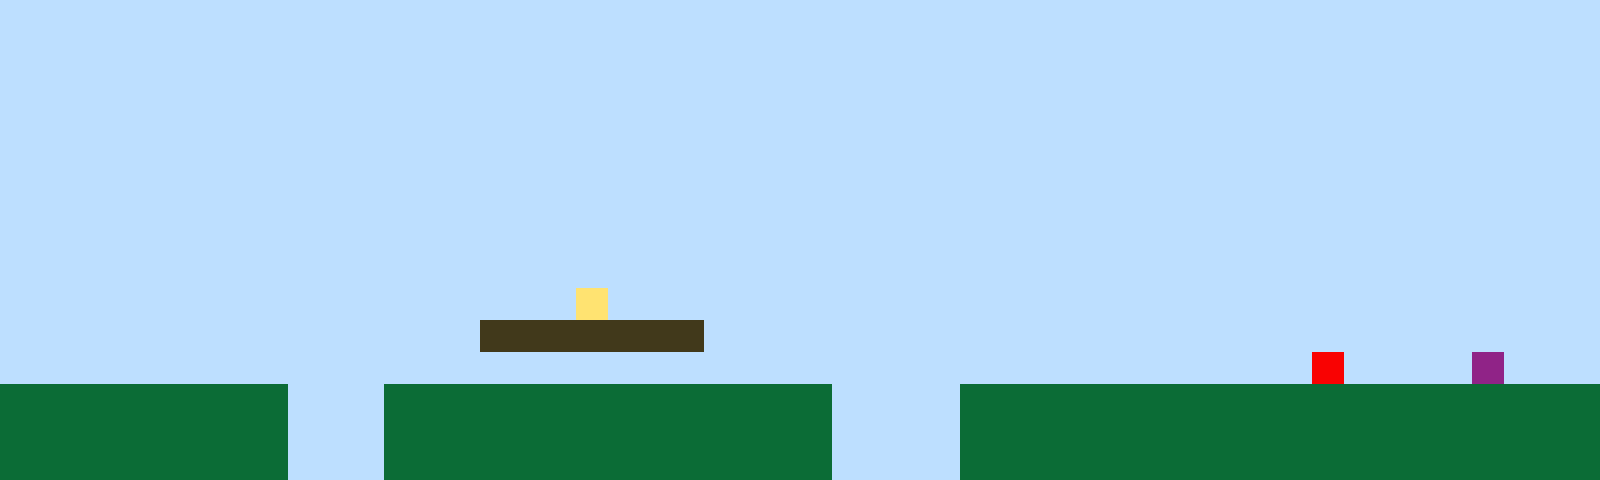

This game map was drawn from its Tiled (.tmx) file and the tilesets committed beside it. A one-line description and the full map source follow:
An orthogonal 50x15 tile map with 32x32 px tiles, 1 tile layer (Tile Layer 1).

<map version="1.10" tiledversion="1.11.2" orientation="orthogonal" renderorder="right-up" width="50" height="15" tilewidth="32" tileheight="32" infinite="0" nextlayerid="2" nextobjectid="1"><editorsettings><export target="map1.csv" format="csv" /></editorsettings><tileset firstgid="1" name="sprites" tilewidth="32" tileheight="32" tilecount="6" columns="3"><image source="sprites.png" width="96" height="64" /></tileset><layer id="1" name="Tile Layer 1" width="50" height="15"><data encoding="csv">1,1,1,1,1,1,1,1,1,1,1,1,1,1,1,1,1,1,1,1,1,1,1,1,1,1,1,1,1,1,1,1,1,1,1,1,1,1,1,1,1,1,1,1,1,1,1,1,1,1,1,1,1,1,1,1,1,1,1,1,1,1,1,1,1,1,1,1,1,1,1,1,1,1,1,1,1,1,1,1,1,1,1,1,1,1,1,1,1,1,1,1,1,1,1,1,1,1,1,1,1,1,1,1,1,1,1,1,1,1,1,1,1,1,1,1,1,1,1,1,1,1,1,1,1,1,1,1,1,1,1,1,1,1,1,1,1,1,1,1,1,1,1,1,1,1,1,1,1,1,1,1,1,1,1,1,1,1,1,1,1,1,1,1,1,1,1,1,1,1,1,1,1,1,1,1,1,1,1,1,1,1,1,1,1,1,1,1,1,1,1,1,1,1,1,1,1,1,1,1,1,1,1,1,1,1,1,1,1,1,1,1,1,1,1,1,1,1,1,1,1,1,1,1,1,1,1,1,1,1,1,1,1,1,1,1,1,1,1,1,1,1,1,1,1,1,1,1,1,1,1,1,1,1,1,1,1,1,1,1,1,1,1,1,1,1,1,1,1,1,1,1,1,1,1,1,1,1,1,1,1,1,1,1,1,1,1,1,1,1,1,1,1,1,1,1,1,1,1,1,1,1,1,1,1,1,1,1,1,1,1,1,1,1,1,1,1,1,1,1,1,1,1,1,1,1,1,1,1,1,1,1,1,1,1,1,1,1,1,1,1,1,1,1,1,1,1,1,1,1,1,1,1,1,1,1,1,1,1,1,1,1,1,1,1,1,1,1,1,1,1,1,1,1,1,1,1,1,1,1,1,1,1,1,1,1,1,1,1,1,1,1,1,1,1,1,1,1,1,1,1,1,1,1,1,1,1,1,1,1,1,1,1,1,1,1,1,1,1,1,1,1,1,1,1,1,1,1,1,1,1,1,1,1,1,1,1,1,1,1,1,1,1,1,1,1,1,1,1,1,1,1,1,1,1,1,1,1,1,1,1,1,1,1,1,1,1,1,4,1,1,1,1,1,1,1,1,1,1,1,1,1,1,1,1,1,1,1,1,1,1,1,1,1,1,1,1,1,1,1,1,1,1,1,1,1,1,1,1,1,1,1,1,1,1,3,3,3,3,3,3,3,1,1,1,1,1,1,1,1,1,1,1,1,1,1,1,1,1,1,1,1,1,1,1,1,1,1,1,1,1,1,1,1,1,1,1,1,1,1,1,1,1,1,1,1,1,1,1,1,1,1,1,1,1,1,1,1,1,1,1,1,1,1,1,1,1,1,1,1,1,5,1,1,1,1,6,1,1,1,2,2,2,2,2,2,2,2,2,1,1,1,2,2,2,2,2,2,2,2,2,2,2,2,2,2,1,1,1,1,2,2,2,2,2,2,2,2,2,2,2,2,2,2,2,2,2,2,2,2,2,2,2,2,2,2,2,2,2,1,1,1,2,2,2,2,2,2,2,2,2,2,2,2,2,2,1,1,1,1,2,2,2,2,2,2,2,2,2,2,2,2,2,2,2,2,2,2,2,2,2,2,2,2,2,2,2,2,2,1,1,1,2,2,2,2,2,2,2,2,2,2,2,2,2,2,1,1,1,1,2,2,2,2,2,2,2,2,2,2,2,2,2,2,2,2,2,2,2,2</data></layer></map>
